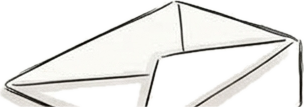
#> input picture experiments/alive_cat/doll/assets/envelope.png, 304 x 107 px
$ python pilot_run.py assets/envelope.png
#> lines starting #> are read from the running program, lines starting #| are printed output that depends on the picture; after the words box and inside, x2 and y2 are one past the last pixel; in counts of white or black regions, pixels touching at a corner belong together
### experiments/alive_cat/doll/pilot_scene.py
"""Сцена пилота куклы в сборщике (07.10): кремовая бумага + конверт (ассет куклы), без кота.
Запуск: python pilot_run.py baseline|nomascot|mascot|samecam (из этой папки). Результат — pilot_out/."""
import os
import sys
from PIL import Image
ROOT = os.path.abspath(os.path.join(os.path.dirname(os.path.abspath(__file__)), "..", "..", ".."))
sys.path.insert(0, os.path.join(ROOT, "scripts"))
import canvas
P = os.path.join(os.path.dirname(os.path.abspath(__file__)), "pilot_out")
os.makedirs(P, exist_ok=True)
def build():
    out = os.path.join(P, "scene.png")
    if not os.path.exists(out):
        env = Image.open(os.path.join(os.path.dirname(P), "assets", "envelope.png")).convert("RGBA")
#> env is the input picture: PIL image 304x107 RGBA; mean R, G, B, A 233.1, 232.5, 227.6, 117.7
        env = env.resize((int(env.width*2.6), int(env.height*2.6)), Image.LANCZOS)
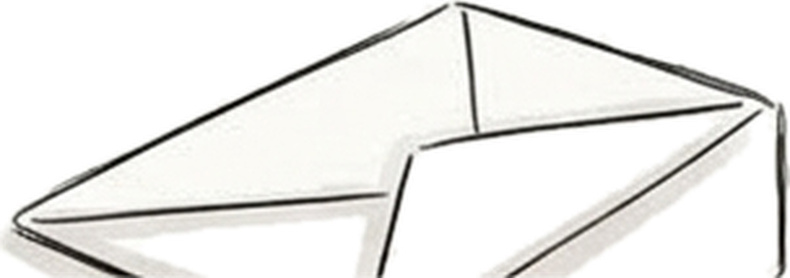
#> env: PIL image 790x278 RGBA; mean R, G, B, A 115.5, 114.9, 112.5, 117.7; transparent parts drawn white
        bg = Image.new("RGB", (1920, 1080), tuple(int(c) for c in canvas.CREAM))
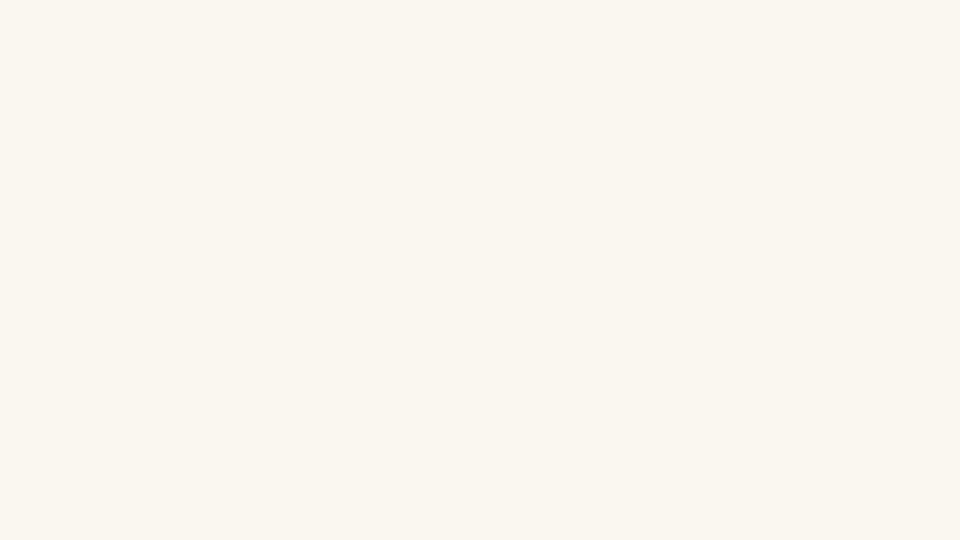
#> bg: PIL image 1920x1080 RGB (shown at 1/2 size); mean R, G, B 250, 247, 240
        bg.paste(env, (1010, 600), env)
        bg.save(out)
    box = [1010, 600, 1010 + int(304*2.6), 600 + int(107*2.6)]
    return out, [dict(name="envelope", box=box, word="письмо", role="subject")]
TEXT = "Ответить на одно письмо — это пять минут. А ты третий день ходишь вокруг него кругами."
D = 6.5
def words():
    ws = TEXT.split(); n = len(ws); step = (D - 0.8)/n
    return [dict(word=w, start=0.3 + i*step, end=0.3 + (i+0.9)*step) for i, w in enumerate(ws)]

### scripts/canvas.py
#!/usr/bin/env python3
"""Холст кадра: кремовая бумага, 16:9 без размытых полей, фактура бумаги.

Решения владельца 04.10:
  * фон — кремовый #FAF7F0, а не белый: модель рисует на «белой» бумаге,
    которая на деле уже тёплая (замер: 248-254), поэтому кадр ДЕЛИТСЯ на свой
    цвет бумаги и умножается на крем — тушь остаётся тушью, бумага у всех
    кадров одного цвета;
  * в 16:9 рисунок на бумаге дополняется той же бумагой с растушёванным швом
    (размытая копия кадра по бокам читалась как «вставили картинку»);
    рисунок без бумаги по краям (нарисовано место целиком) — обрезается до
    16:9 по центру масс рисунка, а не обрамляется кремом;
  * лёгкая фактура бумаги «приклеена» к миру кадра, а не к экрану: при
    движении камеры фактура едет вместе с рисунком (на экране она стояла бы,
    как грязь на объективе). Поэтому она впекается в увеличенный холст один
    раз (bake_texture), а не накладывается на каждый кадр (замер: 98 мс на
    кадр 1080p против нуля)."""
import numpy as np
from PIL import Image, ImageFilter

CREAM = np.array([250, 247, 240], np.float32)   # #FAF7F0
ASPECT = 16 / 9
PAPER_TOL = 18          # отличие от цвета бумаги (макс. по каналу), до которого пиксель — бумага
PAPER_MIN_SHARE = 0.15  # меньше бумаги по краю — кадр не на бумаге, цвет не трогаем
PAD_MIN_SHARE = 0.6     # столько бумаги в полосе у шва — дополняем бумагой, иначе режем до 16:9
FEATHER = 0.05          # ширина растушёвки шва, доля высоты кадра
TEXTURE = 0.018         # сила фактуры (на светлом; на туши почти нет)
TEX_W, TEX_H = 4608, 2592


def border(a, k=0.03):
    h, w = a.shape[:2]
    m = max(2, int(round(k*min(h, w))))
    return np.concatenate([a[:m].reshape(-1, 3), a[-m:].reshape(-1, 3),
                           a[:, :m].reshape(-1, 3), a[:, -m:].reshape(-1, 3)]).astype(np.float32)


def paper_color(a):
    """(цвет бумаги, доля бумаги по краю). Цвет — медиана светлой половины
    краевых пикселей; доля — сколько краевых пикселей с ним совпадает."""
    b = border(a)
    lum = b.mean(1)
    col = np.median(b[lum >= np.percentile(lum, 50)], axis=0)
    share = float((np.abs(b - col).max(1) <= PAPER_TOL).mean())
    return col, share


PAPER_BLOCK = 48        # шаг карты освещённости бумаги, px исходника


def paper_map(a, col):
    """Плавная карта цвета бумаги по кадру. Модель кладёт бумагу неровно (замер
    04.10 на схеме: середина кадра темнее краёв на 6-9 единиц) — после деления
    на ОДИН цвет у рисунка проступал прямоугольник, а шов с полем 16:9 читался
    рамкой. Карта строится только по пикселям бумаги (близким к её цвету), где
    их нет — продолжается от соседей; рисунок в неё не попадает."""
    from scipy import ndimage
    h, w = a.shape[:2]
    gy, gx = (h + PAPER_BLOCK - 1)//PAPER_BLOCK, (w + PAPER_BLOCK - 1)//PAPER_BLOCK
    near = np.abs(a - col).max(2) <= PAPER_TOL + 6
    grid = np.full((gy, gx, 3), np.nan, np.float32)
    for i in range(gy):
        for j in range(gx):
            sl = (slice(i*PAPER_BLOCK, (i + 1)*PAPER_BLOCK), slice(j*PAPER_BLOCK, (j + 1)*PAPER_BLOCK))
            m = near[sl]
            if m.mean() >= 0.2:
                grid[i, j] = np.median(a[sl][m], axis=0)
    miss = np.isnan(grid[..., 0])
    if miss.all():
        return np.broadcast_to(col, a.shape).astype(np.float32)
    if miss.any():
        idx = ndimage.distance_transform_edt(miss, return_distances=False, return_indices=True)
        grid = grid[idx[0], idx[1]]
    grid = ndimage.uniform_filter(grid, size=(3, 3, 1), mode="nearest")
    out = np.stack([np.asarray(Image.fromarray(grid[..., c]).resize((w, h), Image.BICUBIC), np.float32)
                    for c in range(3)], axis=2)
    return ndimage.gaussian_filter(out, (PAPER_BLOCK/2, PAPER_BLOCK/2, 0))


def retint(a, col):
    """Бумага кадра -> ровный крем (по карте бумаги, а не по одному цвету);
    рисунок масштабируется тем же местным множителем — тушь остаётся тушью."""
    a = a.astype(np.float32)
    return np.clip(a/np.maximum(paper_map(a, col), 1.0)*CREAM, 0, 255)


def _ramp(n, fe):
    x = np.arange(n, dtype=np.float32)
    return (np.clip(x/fe, 0, 1)*np.clip((n - 1 - x)/fe, 0, 1))**1.5


def to_169(a, paper=None):
    """(холст 16:9 float32, (dx, dy) — сдвиг координат исходника на холсте).
    paper=None — бумаги нет, кадр режется до 16:9."""
    h, w = a.shape[:2]
    a = a.astype(np.float32)
    if abs(w/h - ASPECT) < 1e-3:
        return a, (0, 0)
    tall = w/h < ASPECT
    if paper is not None:
        W2, H2 = (int(round(h*ASPECT)), h) if tall else (w, int(round(w/ASPECT)))
        side = np.r_[a[:, :12].reshape(-1, 3), a[:, -12:].reshape(-1, 3)] if tall else \
            np.r_[a[:12].reshape(-1, 3), a[-12:].reshape(-1, 3)]
        if (np.abs(side - paper).max(1) <= PAPER_TOL).mean() >= PAD_MIN_SHARE:
            out = np.empty((H2, W2, 3), np.float32)
            out[:] = paper
            dx, dy = (W2 - w)//2, (H2 - h)//2
            fe = FEATHER*min(h, w)
            m = (_ramp(w, fe)[None, :] if tall else _ramp(h, fe)[:, None])[..., None]
            out[dy:dy + h, dx:dx + w] = a*m + paper*(1 - m)
            return out, (dx, dy)
    # режем: окно 16:9 по центру масс рисунка (тёмного), а не по центру кадра
    ink = 255 - a.mean(2)
    if tall:
        prof = ink.sum(1); c = float((prof*np.arange(h)).sum()/(prof.sum() + 1e-9))
        hh = int(round(w/ASPECT))
        y0 = int(np.clip(round(c - hh/2), 0, h - hh))
        return a[y0:y0 + hh], (0, -y0)
    prof = ink.sum(0); c = float((prof*np.arange(w)).sum()/(prof.sum() + 1e-9))
    ww = int(round(h*ASPECT))
    x0 = int(np.clip(round(c - ww/2), 0, w - ww))
    return a[:, x0:x0 + ww], (-x0, 0)


def prepare(img):
    """Картинка генератора -> (холст 16:9 uint8, сдвиг (dx, dy), на_бумаге)."""
    a = np.asarray(img.convert("RGB"), np.float32)
    col, share = paper_color(a)
    if share >= PAPER_MIN_SHARE:
        a = retint(a, col)
        canvas, off = to_169(a, CREAM)
        on_paper = True
    else:
        canvas, off = to_169(a, None)
        on_paper = False
    return np.clip(canvas, 0, 255).round().astype(np.uint8), off, on_paper


# [34 lines left out: functions paper_texture, bake_texture, not called in this run]

### scripts/frame_clip.py
#!/usr/bin/env python3
"""Клип одного кадра: рисунок на кремовой бумаге, подписи по словам голоса,
быстрый наезд на предмет, главная мысль карандашом, камера по плану shots.py.

Мир кадра — холст 16:9, увеличенный в UPSCALE раз (upscale.py) с впечённой
фактурой бумаги. Подписи схемы и дописанная главная мысль впекаются в мир в
момент появления — дальше двигаются вместе с рисунком, как нарисованные.
Экранный кадр — окно камеры, вырезанное из мира одним Lanczos-ресемплом.
Пока главная мысль пишется, её чернила живут в экранных координатах того
окна, где начали писать, и переносятся в текущее окно аффинным переносом
(камера в это время только дрейфует — план запрещает склейки и наезды).

prepare() — дорогая часть, общая для плана и рендера (холст, увеличение,
карта занятости); plan_clip() — план с учётом наезда в прошлом кадре
(последовательно по ролику); render() — клип в mp4 (параллельно)."""
import hashlib
import json
import os
import subprocess

import numpy as np
from PIL import Image

import camera
import canvas
import labels as labels_mod
import placement
import shots
import upscale
import writeon

W, H = 1920, 1080
UPSCALE = 2
KEY_SIZES = (200, 175, 150, 125, 110)   # крупно, если есть место (критики: «мелкая, прижата к краю»)
KEY_MAX_W = 0.62
INK = np.array([52, 50, 56], np.float32)       # тёплый графит (вариант A владельца)
END_FADE_SEC = 0.6
DIM = 0.3                # схема до сборки — 30% силы, остальное бумага (критик монтажа 04.10)
REVEAL_SEC = 0.35        # часть схемы проявляется за столько
REVEAL_MAX_SHARE = 0.25  # общий прямоугольник «подпись + часть» не больше четверти холста
RENDER_VERSION = 3   # 07.10: ход камеры сквозь склейку (camera.through)


def _hash(*parts):
    return hashlib.sha256("|".join(str(p) for p in parts).encode()).hexdigest()[:16]


def prepare(src_path, recs, objects, work, seed=0, tex=None):
    """Холст и мир кадра. recs — подписи генератора (labels_placed) в координатах
    src_path; пусто — подписей нет или они уже на картинке. objects — предметы
    [{name, box, word, role}] в координатах src_path. Возвращает dict."""
    img = Image.open(src_path).convert("RGB")
    if recs:
        img = labels_mod.flatten_paper(img, [r["box"] for r in recs])
    cv, off, on_paper = canvas.prepare(img)
#> in paper_color, `col = np.median(b[lum >= np.percentile(lum, 50)], axis=0)`: col = [250, 247, 240]
#> in paper_color, `share = float((np.abs(b - col).max(1) <= PAPER_TOL).mean())`: share = 1
#> in prepare, `col, share = paper_color(a)`: col = [250, 247, 240]; share = 1
#> in paper_map, `near = np.abs(a - col).max(2) <= PAPER_TOL + 6`:
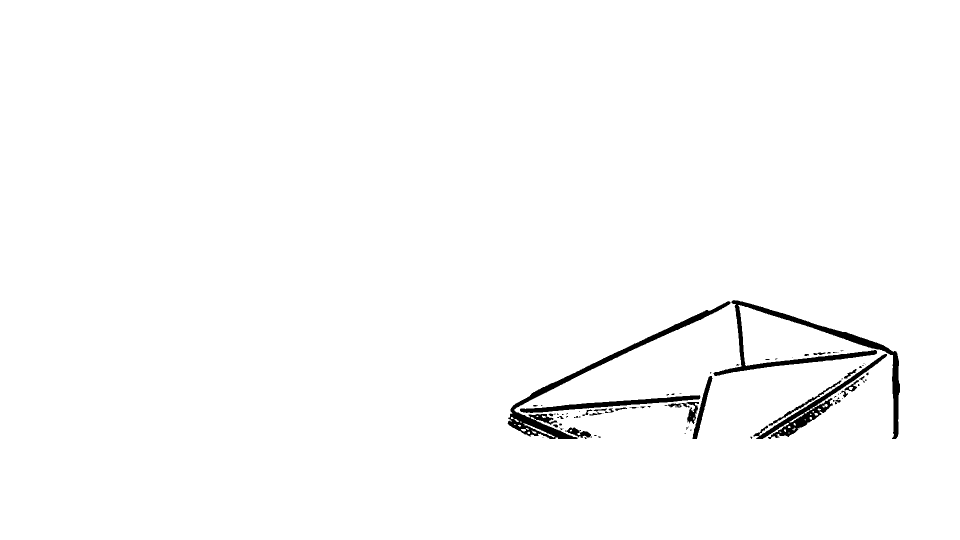
#> near: shape (1080, 1920) bool (shown at 1/2 size); 98.5% white; 83 black regions (55 under 20 px), largest, box (x1, y1, x2, y2) and area: (1427, 600, 1800, 878) 9489, (1015, 602, 1461, 878) 8128, (1507, 708, 1774, 878) 4802
#> after the loop in paper_map, `for i in range(gy):`:
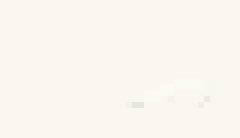
#> grid: shape (23, 40, 3) float32 (shown 6 times larger); mean R, G, B 249.9, 247, 240.1
#> in paper_map, `miss = np.isnan(grid[..., 0])`: miss: shape (23, 40) bool; every value is 0
#> in prepare, `canvas, off = to_169(a, CREAM)`: off = (0, 0)
#> off = (0, 0); on_paper = True
    SH, SW = cv.shape[:2]
#> SH = 1080; SW = 1920
    ox, oy = off
#> ox = 0; oy = 0

    def shift(b):
        x0, y0, x1, y1 = b
        return (float(np.clip(x0 + ox, 0, SW)), float(np.clip(y0 + oy, 0, SH)),
                float(np.clip(x1 + ox, 0, SW)), float(np.clip(y1 + oy, 0, SH)))
    objs = []
    for o in objects or []:
        if o.get("box"):
            b = shift(o["box"])
            if b[2] - b[0] > 4 and b[3] - b[1] > 4:
                objs.append({**o, "box": b})
#> this loop made 1 pass
#> b on pass 1: (1010, 600, 1800, 878)
#> after the loop, objs = 1 item
#> (the run stopped early here; a loop or call above may not have finished)

$ run again, with experiments/alive_cat/doll/assets/hero_noleg_left.png copied over experiments/alive_cat/doll/assets/envelope.png
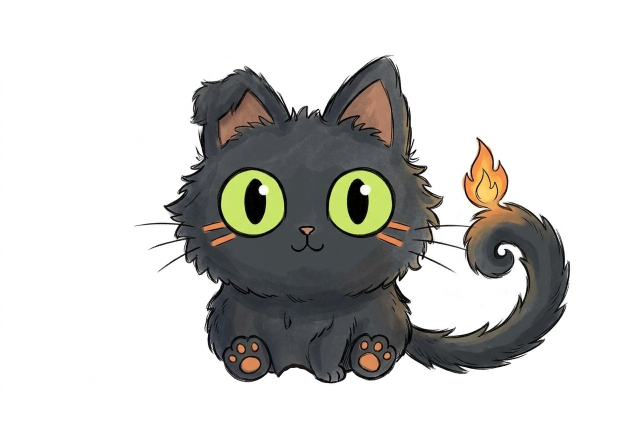
#> input picture experiments/alive_cat/doll/assets/hero_noleg_left.png, 1264 x 848 px (shown at 1/2 size)
#> in paper_color, `col = np.median(b[lum >= np.percentile(lum, 50)], axis=0)`: col = [250, 247, 240]
#> in paper_color, `share = float((np.abs(b - col).max(1) <= PAPER_TOL).mean())`: share = 1
#> in prepare, `col, share = paper_color(a)`: col = [250, 247, 240]; share = 1
#> near: shape (1080, 1920) bool; every value is 1
#> miss: shape (23, 40) bool; every value is 0
#> in paper_map, `out = np.stack([np.asarray(Image.fromarray(grid[..., c]).resize((w, h)..`:
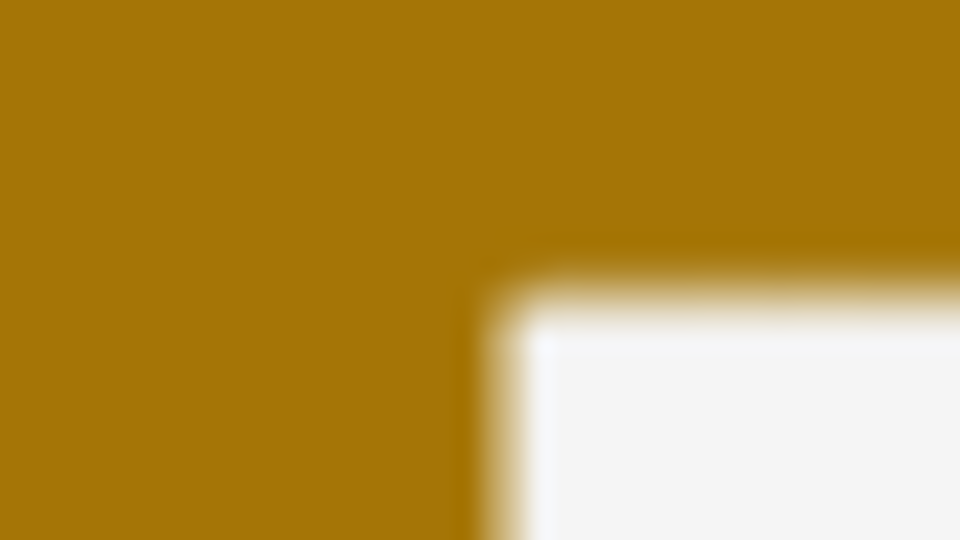
#> out: shape (1080, 1920, 3) float32 (shown at 1/2 size); mean R, G, B 254, 249.8, 247; drawn with min black and max white
#> in prepare, `canvas, off = to_169(a, CREAM)`: off = (0, 0)
#> in prepare, `cv, off, on_paper = canvas.prepare(img)`: on_paper = True
#> ox = 0
#> the loop in prepare, `for o in objects or []:` made 1 pass
#> b on pass 1: (1010, 600, 1800, 878)
#> after the loop in prepare, `for o in objects or []:`: objs = 1 item
